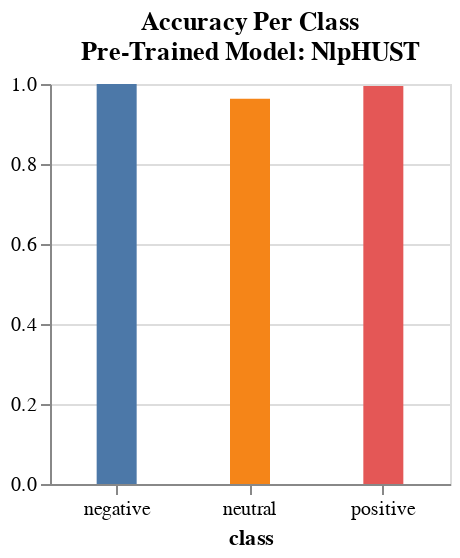

The notebook cell saved with this chart:
### Code cell
prediction_accuracy_graph

### Figure 1 — Vega-Lite specification as saved in the notebook (floating-point values rounded to 4 significant figures)
{"config": {"view": {"continuousWidth": 400, "continuousHeight": 300}}, "data": {"name": "data-6baec2bdbb8296abf77fe8a49dd96188"}, "mark": {"type": "bar", "size": 20}, "encoding": {"color": {"field": "class", "legend": null, "type": "nominal"}, "tooltip": [{"field": "pre_trained_model", "type": "nominal"}, {"field": "class", "type": "nominal"}, {"field": "score", "type": "quantitative"}, {"field": "epoch", "type": "quantitative"}, {"field": "train_data_creator", "type": "nominal"}], "x": {"axis": {"labelAngle": 360}, "field": "class", "type": "nominal"}, "y": {"field": "score", "scale": {"domain": [0, 1]}, "title": "", "type": "quantitative"}}, "height": 200, "selection": {"selector006": {"type": "interval", "bind": "scales", "encodings": ["x", "y"]}}, "title": {"text": ["Accuracy Per Class", "Pre-Trained Model: NlpHUST"], "color": "black"}, "width": 200, "$schema": "https://vega.github.io/schema/vega-lite/v4.17.0.json", "datasets": {"data-6baec2bdbb8296abf77fe8a49dd96188": [{"class": "negative", "score": 1.0, "pre_trained_model": "NlpHUST", "epoch": 10, "train_data_creator": "Yunhong He"}, {"class": "neutral", "score": 0.963, "pre_trained_model": "NlpHUST", "epoch": 10, "train_data_creator": "Yunhong He"}, {"class": "positive", "score": 0.9953, "pre_trained_model": "NlpHUST", "epoch": 10, "train_data_creator": "Yunhong He"}]}}
